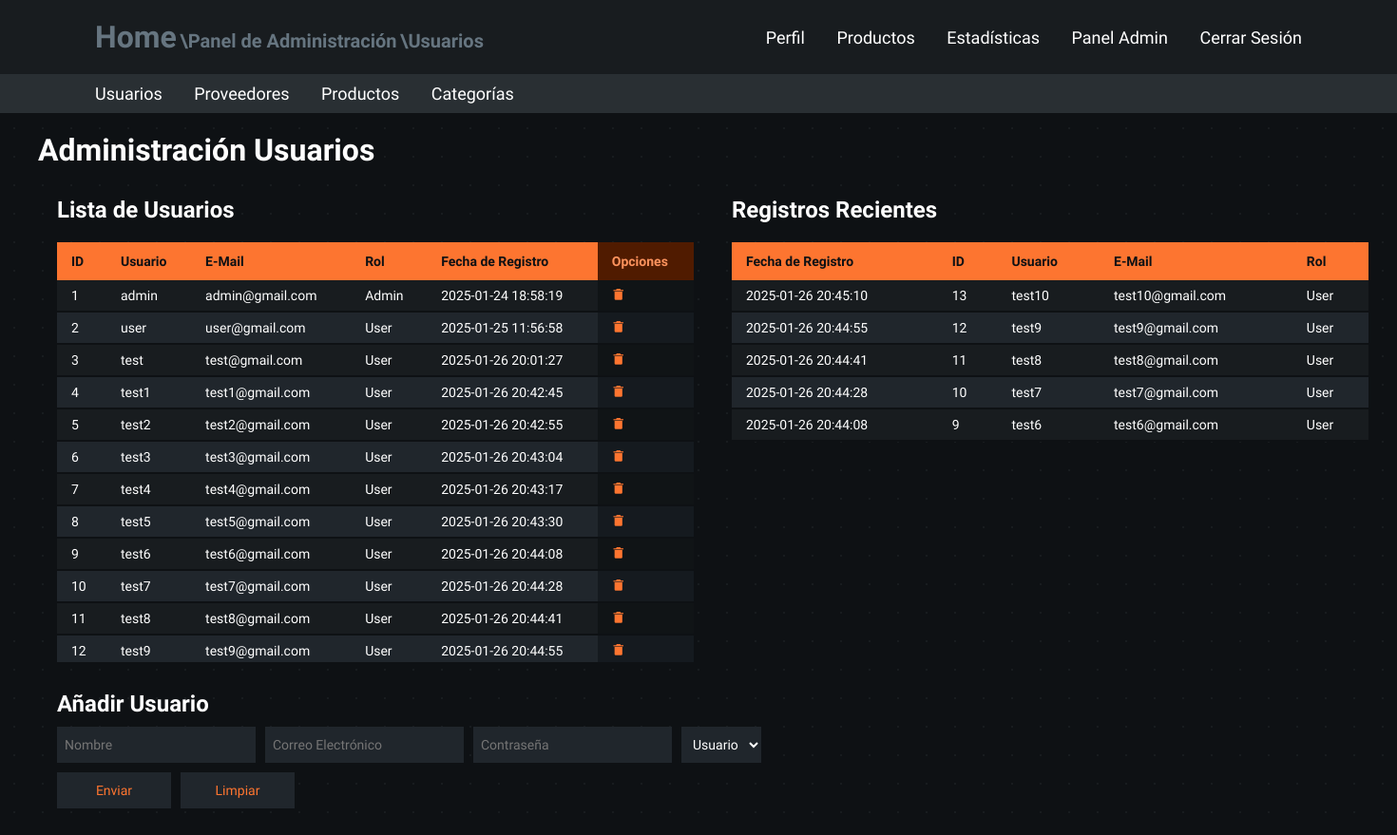
/admin-panel/users (signed in), run on the app's committed database.
### models.py (models this page shows, shortened)
class Users(db.Base):
    __tablename__ = "users"
    user_id = Column(Integer, primary_key=True)
    role_id = Column(Integer, ForeignKey("roles.role_id"), nullable=False)
    user_email = Column(String(255), nullable=False)
    user_hash_password = Column(String(255), nullable=False)
    user_name = Column(String(255), nullable=False, server_default="unidentified_user")
    user_register_date = Column(DateTime, nullable=False, server_default=text("CURRENT_TIMESTAMP"))
    @property
    def user_password(self):
        raise AttributeError('Password is not a readable Attribute!')

### app.py (the view)
@app.route("/admin-panel/users")
@admin_login_required
def admin_panel_users():
    registered_users = db.session.query(Users).order_by(Users.user_id)
    recent_registers = db.session.query(Users).order_by(desc(Users.user_register_date)).limit(5)
    return render_template("admin_users.html", is_admin=session["is_admin"],
                           registered_users=registered_users,
                           recent_registers=recent_registers)

### app.py (called while the page is built)
@app.before_request
def validate_session():
    if request.endpoint == 'static':
        return
    time.sleep(0.3)
    if 'user_id' in session:
        user = db.session.query(Users).filter_by(user_id=session['user_id']).first()
        if not user:
            session.clear()
            flash("Sesión Expirada", "warning")
            return redirect(url_for("login"))
        elif user.role_id != session.get('role_id'):
            session['role_id'] = user.role_id
            session['is_admin'] = user.role_id == 0

def admin_login_required(original_function):
    @wraps(original_function)
    def decorated_function(*args, **kwargs):
        redirect_url = None
        if 'user_id' not in session:
            print("Not Logged In")
            return redirect(url_for('login'))
        user = db.session.query(Users).filter_by(user_id=session['user_id']).first()
        if not user or user.role_id != 0:
            print("Insufficient Roles")
            redirect_url = url_for('home')
        if redirect_url:
            return redirect(redirect_url)
        return original_function(*args, **kwargs)
    return decorated_function

### templates/admin_users.html (shortened to what this page needs)
<!DOCTYPE html>
<html lang="es">
<head>
    <link rel="stylesheet" href="/static/variables.css">
    <link rel="stylesheet" href="/static/main.css">
    <link rel="stylesheet" href="/static/containers.css">
    <link rel="stylesheet" href="/static/navbars.css">
    <link rel="stylesheet" href="/static/tables.css">
    <link rel="stylesheet" href="/static/fonts.css">
    <link rel="stylesheet" href="/static/forms.css">
    <link href='https://unpkg.com/boxicons@2.1.4/css/boxicons.min.css' rel='stylesheet'>
</head>
<body class="general-body">
    <header class="header">
        <span>
            <a href="/" class="home">Home</a>
            <a href="/admin-panel" class="subrute"> \Panel de Administración</a>
            <a href="/admin-panel/users" class="subrute"> \Usuarios</a>
        </span>
        <nav class="navbar">
            <a href="/profile">Perfil</a>
            <a href="/products">Productos</a>
            <a href="/statistics">Estadísticas</a>
            {% if is_admin == True %}
                <a href="/admin-panel">Panel Admin</a>
            {% endif %}
            <a class="log-out" href="/cerrar-login">Cerrar Sesión</a>
        </nav>
    </header>
    <header class="admin-header">
        <nav class="admin-navbar">
            <a href="/admin-panel/users">Usuarios</a>
            <a href="/admin-panel/suppliers">Proveedores</a>
            <a href="/admin-panel/products">Productos</a>
            <a href="/admin-panel/categories">Categorías</a>
        </nav>
    </header>
    <section class="container-type-1">
        <h1>Administración Usuarios</h1>
    </section>
    <section class="container-type-1 flex-container flex-jst-sb">
        <article class="container-type-1 no-margin full-width">
            <section class="container-type-1 flex-container flex-column no-margin">
                <h2>Lista de Usuarios</h2>
                <section class="overflow">
                    <table class="table-type-1 table-sticky-header alternate hover">
                        <thead>
                            <tr>
                                <th class="th-title">ID</th>
                                <th class="th-title">Usuario</th>
                                <th class="th-title">E-Mail</th>
                                <th class="th-title">Rol</th>
                                <th class="th-title">Fecha de Registro</th>
                                <th class="th-option">Opciones</th>
                            </tr>
                        </thead>
                        <tbody">
                            {% if registered_users %}
                            {% for user in registered_users %}
                            <tr>
                                <td>{{user.user_id}}</td>
                                <td>{{user.user_name}}</td>
                                <td>{{user.user_email}}</td>
                                <td>
                                    {% if user.role_id == 0 %}
                                        Admin
                                    {% else %}
                                        User
                                    {% endif %}
                                </td>
                                <td>{{user.user_register_date}}</td>
                                <td class="td-option">
                                    <form action="/admin-panel/users/delete-user/{{ user.user_id }}" method="POST" class="option-subform">
                                        <button type="submit">
                                            <i class='bx bxs-trash-alt'></i>
                                        </button>
                                    </form>
                                </td>
                            </tr>
                            {% endfor %}
                            {% endif %}
                    </table>
                </section>
            </section>
        </article>
        <article class="container-type-1 no-margin full-width">
            <section class="container-type-1 flex-container flex-column no-margin">
                <h2>Registros Recientes</h2>
                <section class="overflow">
                    <table class="table-type-1 table-sticky-header alternate hover">
                        <thead>
                            <tr>
                                <th class="th-title">Fecha de Registro</th>
                                <th class="th-title">ID</th>
                                <th class="th-title">Usuario</th>
                                <th class="th-title">E-Mail</th>
                                <th class="th-title">Rol</th>
                            </tr>
                        </thead>
                        <tbody">
                            {% if recent_registers %}
                            {% for user in recent_registers %}
                            <tr>
                                <td>{{user.user_register_date}}</td>
                                <td>{{user.user_id}}</td>
                                <td>{{user.user_name}}</td>
                                <td>{{user.user_email}}</td>
                                <td>
                                    {% if user.role_id == 0 %}
                                        Admin
                                    {% else %}
                                        User
                                    {% endif %}
                                </td>
                            </tr>
                            {% endfor %}
                            {% endif %}
                    </table>
                </section>
            </section>
        </article>
    </section>
    <section class="container-type-1 flex-container">
        <article class="no-margin">
            <h2>Añadir Usuario</h2>
            <form action="/admin-panel/users/add-user" method="POST" class="table-form-type-1">
                <fieldset class="flex-container">
                    <section>
                        <input type="text" id="name_input" placeholder="Nombre" name="txtUserName" required autocomplete="off">
                    </section>
                    <section>
                        <input type="email" id="email_input" placeholder="Correo Electrónico" name="txtEmail" required autocomplete="off">
                    </section>
                    <section>
                        <input type="password" id="password_input" placeholder="Contraseña" name="txtPassword" required autocomplete="off">
                    </section>
                    <section>
                        <select id="role" name="txtRole">
                            <option value="1">Usuario</option>
                        </select>
                    </section>
                </fieldset>
                <fieldset>
                    <section class="flex-container">
                        <section>
                            <button type="submit">Enviar</button>
                        </section>
                        <section>
                            <button type="reset">Limpiar</button>
                        </section>
                    </section>
                </fieldset>
                <fieldset>
                    <section id="error-message" class="general-form-message error">
                    </section>
                    <section id="success-message" class="general-form-message success">
                    </section>
                </fieldset>
            </form>
        </article>
    </section>
</body>
</html>

### static/variables.css (style rules this page uses)
:root { --background-gray: #0e1114; --background-details: #181c1f; --unregistered-background-details: rgba(255, 255, 255, 0.05); --t04-gray: rgba(255, 255, 255, 0.4); --t02-gray: rgba(255, 255, 255, 0.2); --t1-white: rgba(255, 255, 255, 1); --error-red: rgb(239 68 68); --success-green: rgb(122, 239, 68); --warning-yellow: rgb(236, 218, 52); --delete-red: rgb(197, 17, 17); --delete-red-c: rgb(235, 38, 38); --light-gray: #b3b3b3; --main-gray: #181c1f; --main-gray-c: #292f33; --bgray-1: #181c1f; --bgray-1-c: #101416; --bgray-2: #20262c; --bgray-2-c: #151a1f; --bgray-3: #0e1114; --bgray-4: #3a454d; --bgray-5: #667580; --main-orange: #fd7530; --pale-orange: #fd935d; --dark-orange: #501b00; --highlight-red: rgb(239 68 68); }

### static/main.css (style rules this page uses)
* { margin: 0; padding: 0; box-sizing: border-box; font-family: "Lexend", Arial, Helvetica, sans-serif; color: var(--t1-white); }
body { min-height: 100dvh; background-color: var(--background-gray); }
.general-body { background-size: 30px 30px; background-image: radial-gradient(circle, var(--background-details) 1px, var(--background-gray) 1px); }
header { top: 0; left: 0; width: 100%; padding: 20px 100px; margin: 0; }
.header { background: var(--main-gray); display: flex; justify-content: space-between; align-items: center; z-index: 100; }
.admin-header { background: var(--main-gray-c); display: flex; justify-content: space-between; align-items: center; z-index: 100; padding: 10px 100px; }

### static/containers.css (style rules this page uses)
.container-type-1 { margin: 20px 40px; max-height: 500px; }
.overflow { flex: 1 1 auto; width: min-content; overflow-y: auto; overflow-x: auto; scrollbar-color: var(--main-orange) transparent; scroll-behavior: smooth; }
.no-margin { margin: 0; }
.full-width { width: 100%; }
.flex-container { display: flex; }
.flex-column { flex-direction: column; }
.flex-jst-sb { justify-content: space-between; }

### static/navbars.css (style rules this page uses)
.navbar a { position: relative; font-size: 18px; color: var(--t1-white); font-weight: 500; text-decoration: none; margin-left: 30px; transition: .3s; }
.admin-navbar a { position: relative; font-size: 18px; color: var(--t1-white); font-weight: 500; text-decoration: none; margin-right: 30px; transition: .3s; }
.home { color: var(--bgray-5); font-size: 32px; text-decoration: none; font-weight: 700; transition: .3s; }
.subrute { color: var(--bgray-5); font-size: 20px; text-decoration: none; font-weight: 700; transition: .3s; }

### static/tables.css (style rules this page uses)
.table-type-1 { margin: 10px 20px; border-collapse: collapse; min-width: 670px; position: relative; }
.table-type-1 thead tr .th-title { background-color: var(--main-orange); text-align: left; color: var(--bgray-3); font-weight: 700; }
.table-type-1 thead tr .th-option { background-color: var(--dark-orange); text-align: left; color: var(--pale-orange); font-weight: 700; }
.table-type-1 tbody tr { background-color: var(--bgray-1); border-bottom: 2px solid var(--bgray-3); }
.table-type-1.alternate tbody tr:nth-of-type(even) { background-color: var(--bgray-2); }
.table-type-1 tbody tr .td-option { background-color: var(--bgray-1-c); border-bottom: 2px solid var(--bgray-3); transition: 0.2s; }
.table-type-1.alternate tbody tr:nth-of-type(even) .td-option { background-color: var(--bgray-2-c); }
.table-type-1 tbody td { padding: 8px 15px; transition: 0.2s; }
.table-type-1 thead th { padding: 12px 15px; }
.table-sticky-header th { position: sticky; top: 0; }

### static/forms.css (style rules this page uses)
.table-form-type-1 { margin: 10px 20px; display: flex; flex-direction: column; min-width: 670px; }
.table-form-type-1 fieldset { border: none; outline: none; margin: 0 0 10px 0; }
.table-form-type-1 input, .table-form-type-1 select { height: 38px; background-color: var(--bgray-2); border: none; outline: none; padding: 10px 8px; margin: 0 10px 0 0; transition: 0.3s; }
.table-form-type-1 button { color: var(--main-orange); height: 38px; min-width: 120px; background-color: var(--bgray-2); border: none; outline: none; padding: 10px 8px; margin: 0 10px 0 0; transition: 0.3s; }
.option-subform button { color: transparent; background-color: transparent; border: none; margin: 0; padding: 0; }
.option-subform button i { color: var(--main-orange); transition: 0.3s; }
.general-form-message { font-size: 14px; font-weight: 500; padding: 10px 0 0 20px; opacity: 1; }
.general-form-message.error { color: var(--error-red); }
.general-form-message.success { color: var(--success-green); }

### data on the page
Users: user_id "1", user_name "admin", user_email "admin@gmail.com", shows "Admin", user_register_date "2025-01-24 18:58:19"
Users: user_id "2", user_name "user", user_email "user@gmail.com", shows "User", user_register_date "2025-01-25 11:56:58"
Users: user_id "3", user_name "test", user_email "test@gmail.com", shows "User", user_register_date "2025-01-26 20:01:27"
Users: user_id "4", user_name "test1", user_email "test1@gmail.com", shows "User", user_register_date "2025-01-26 20:42:45"
Users: user_id "5", user_name "test2", user_email "test2@gmail.com", shows "User", user_register_date "2025-01-26 20:42:55"
Users: user_id "6", user_name "test3", user_email "test3@gmail.com", shows "User", user_register_date "2025-01-26 20:43:04"
Users: user_id "7", user_name "test4", user_email "test4@gmail.com", shows "User", user_register_date "2025-01-26 20:43:17"
Users: user_id "8", user_name "test5", user_email "test5@gmail.com", shows "User", user_register_date "2025-01-26 20:43:30"
Users: user_id "9", user_name "test6", user_email "test6@gmail.com", shows "User", user_register_date "2025-01-26 20:44:08"
Users: user_id "10", user_name "test7", user_email "test7@gmail.com", shows "User", user_register_date "2025-01-26 20:44:28"
Users: user_id "11", user_name "test8", user_email "test8@gmail.com", shows "User", user_register_date "2025-01-26 20:44:41"
Users: user_id "12", user_name "test9", user_email "test9@gmail.com", shows "User", user_register_date "2025-01-26 20:44:55"
Users: user_register_date "2025-01-26 20:45:10", user_id "13", user_name "test10", user_email "test10@gmail.com", shows "User"
